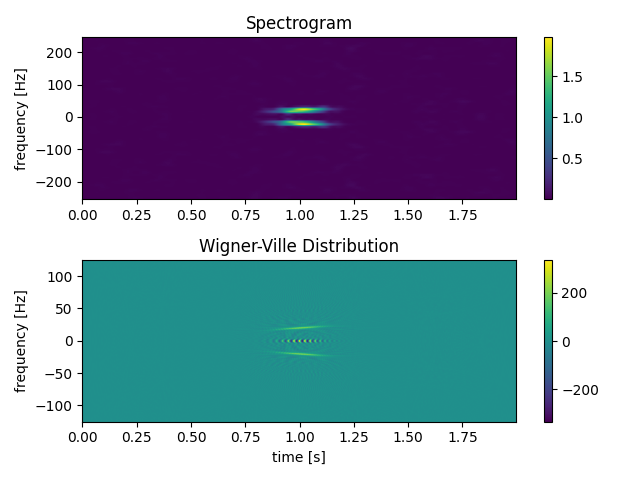

Here is the Python script that generated this plot:
import numpy as np
import matplotlib.pyplot as plt
from tftb.processing import WignerVilleDistribution
import tftb
import scipy.signal as sig

def wvd(s,t=None, Nfreq=None):
    # If not in array form yet, convert
    if type(s) != np.ndarray:
        s = np.array(s)

    # Perform assumption checks on input
    if len(np.shape(s)) > 1:
        raise ValueError('Input signal s(t) must be 1-dimensional.')

    Nt = len(s)
    if Nfreq == None:
        Nfreq = Nt

    if np.any(t) == None:
        t = np.arange(Nt)

    if Nt != len(s):
        raise ValueError('s(t) must have only 1 value per index of the array t.')

    
    # Create complex conjugate of s
    s_c = np.conj(s)


    # Start the WVD

    mesh = np.zeros((Nfreq,Nt), dtype='complex') # Create WVD mesh
    # Create an array of the maximum values the tau array can have per time index
    taumax_t = np.min(np.c_[np.arange(Nt),Nt - np.arange(Nt) - 1,(round(Nfreq/2)-1) * np.ones(Nt)], axis=1)

    for i in range(Nt): # Loop over columns
        ti = int(t[i])
        taumax = taumax_t[i]
        tau = np.arange(-taumax, taumax+1).astype(int)

        index = (Nfreq + tau) % Nfreq # Create indices on which to calculate the convolution
        mesh[index,i] = s[i+tau] * s_c[i-tau]

        # Next part of the loop is not mine! I couldn't get it working and found this online
        # Full credits go to Dr. Ing. Frank Zalkow
        tau = round(Nfreq/2)
        if ti+1 <= Nt-tau and ti >= tau + 1:
            mesh[tau, i] = s[i+tau]*s_c[i-tau] + s[i-tau]*s_c[i+tau]
    
    mesh = np.real(np.fft.fft(mesh,axis=0))
    f = 0.5*np.arange(Nfreq) / Nfreq
    return mesh, t, f








#===================================================


T = 2  # signal duration
dt = 1/500  # sample interval/spacing
freq_s = 1/dt  # sampling frequency
N = T / dt  # number of samples
ts = np.arange(N) * dt  # times

#  constructing a chirp multiplied by a Gaussian
t0 = T/2
freq = np.linspace(10, 30, int(N))
sigma = 0.1
signal = np.cos((ts-t0) * 2 * np.pi * freq) * np.exp(-(ts-t0)**2/(2*sigma**2))/np.sqrt(sigma)

# adding some noise
signal += np.random.randn(len(signal))*0.5


#  plotting the signal
plt.figure()
plt.plot(ts, signal)
plt.show()

# first looking at the power of the short time fourier transform (SFTF):
nperseg = 2**6  # window size of the STFT
f_stft, t_stft, Zxx = sig.stft(signal, freq_s, nperseg=nperseg,
                           noverlap=nperseg-1, return_onesided=False)

# shifting the frequency axis for better representation
Zxx = np.fft.fftshift(Zxx, axes=0)
f_stft = np.fft.fftshift(f_stft)

#===============================================

# Doing the WVT
tfr_wvd, t_wvd, f_wvd = wvd(signal, t=ts)
# here t_wvd is the same as our ts, and f_wvd are the "normalized frequencies"
# so we will not use them and construct our own.

f, axx = plt.subplots(2, 1)

df1 = f_stft[1] - f_stft[0]  # the frequency step
im = axx[0].imshow(np.real(Zxx * np.conj(Zxx)), aspect='auto',
          interpolation=None, origin='lower',
          extent=(ts[0] - dt/2, ts[-1] + dt/2,
                  f_stft[0] - df1/2, f_stft[-1] + df1/2))
axx[0].set_ylabel('frequency [Hz]')
plt.colorbar(im, ax=axx[0])
axx[0].set_title('Spectrogram')


# because of how they implemented WVT, the maximum frequency is half of
# the sampling Nyquist frequency, so 125 Hz instead of 250 Hz, and the sampling
# is 2 * dt instead of dt
f_wvd = np.fft.fftshift(np.fft.fftfreq(tfr_wvd.shape[0], d=2 * dt))
df_wvd = f_wvd[1]-f_wvd[0]  # the frequency step in the WVT
im = axx[1].imshow(np.fft.fftshift(tfr_wvd, axes=0), aspect='auto', origin='lower',
       extent=(ts[0] - dt/2, ts[-1] + dt/2,
               f_wvd[0]-df_wvd/2, f_wvd[-1]+df_wvd/2))
axx[1].set_xlabel('time [s]')
axx[1].set_ylabel('frequency [Hz]')
plt.colorbar(im, ax=axx[1])
axx[1].set_title('Wigner-Ville Distribution')
plt.tight_layout()
plt.show()
